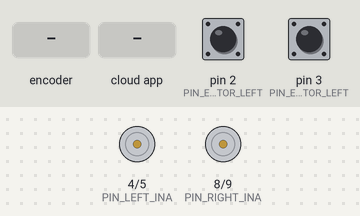
Bench run of a sketch on a simulated Arduino Uno, built with avr-gcc and run on an emulated ATmega328P. On the bench: motor-driver pin pairs drawn as motors (green arrow = first pin HIGH = forward, orange = second pin HIGH = backward, longer = more drive, scaled by the enable pin). The test bench sets the inputs (shaded band); at power-on: pin 2 (PIN_ENCODE_A_MOTOR_LEFT) HIGH, pin 3 (PIN_ENCODE_B_MOTOR_LEFT) HIGH. The ROS host is connected and sends only what is stated.

Above: at 1.2 s.
1.3 s: rotary encoder on pin 2 (PIN_ENCODE_A_MOTOR_LEFT) / pin 3 (PIN_ENCODE_B_MOTOR_LEFT) turned 3 steps (first pin leading)
At 1.52 s:
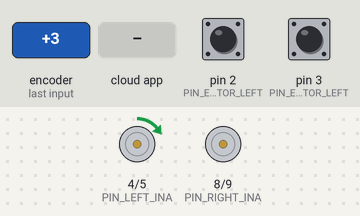
4.3 s: the phone or cloud app sets angular.z to -100
At 5.5 s:
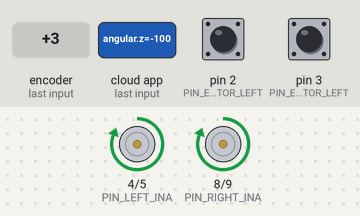
7.3 s: the phone or cloud app sets linear.x to -100
At 8.0 s:
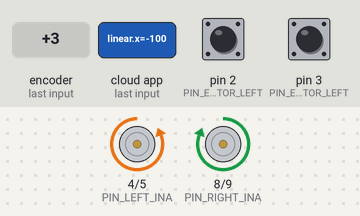
8.8 s: the phone or cloud app sets linear.x to 0
11.8 s: the phone or cloud app sets angular.z to 100
At 14.5 s:
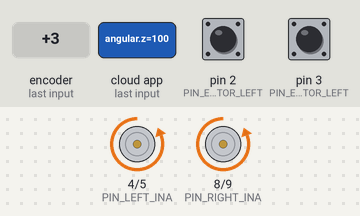
14.8 s: the phone or cloud app sets linear.x to 100
At 15.7 s:
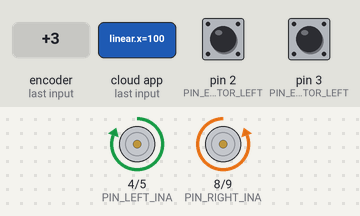
Timing chart, 0 to 17.3 s (numbered marks = the images above; inputs shaded):
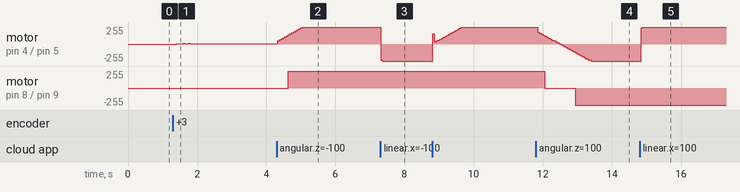

The sketch:

3_ros_pid_geometry_msgs_Twist.ino
```cpp
#include <Arduino.h>
#include "PID.h"
#include <ros.h>
#include <ros/time.h>
#include <geometry_msgs/Twist.h>

const int PIN_LEFT_INA = 4;
const int PIN_LEFT_INB = 5;
const int PIN_LEFT_PWM = 6;

const int PIN_RIGHT_INA = 8;
const int PIN_RIGHT_INB = 9;
const int PIN_RIGHT_PWM = 7;

//You Can Buy with : https://www.amazon.com/MITUHAKI-Motor-Gear-Encoder-Mounting/dp/B07XC63724
//DC 6 V 210 RPM Encoder MOTOR LEFT
// Black =>  Ground
// Red => Power
// Yellow => PIN 2
// Green => PIN 3
// Blue => 3.3v
const int PIN_ENCODE_A_MOTOR_LEFT = 2; // Yellow
const int PIN_ENCODE_B_MOTOR_LEFT = 3; // Green

//DC 6 V 210 RPM Encoder MOTOR LEFT
// Black =>  Ground
// Red => Power
// Yellow => PIN 19
// Green => PIN 18
// Blue => 3.3v
const int PIN_ENCODE_A_MOTOR_RIGHT = 18; // Green
const int PIN_ENCODE_B_MOTOR_RIGHT = 19; // Yellow

long pos_left = 0, pos_right = 0;
long last_pos_left = 0, last_pos_right = 0;

// left_controller(KP = , KI = , KD =  , Loop time = )
PID left_controller(1.0, 0.1, 0.0, 0.05);

PID right_controller(1.0, 0.1, 0.0, 0.05);

ros::NodeHandle nh;
float speed_req;
float angular_speed_req;

void driveLeft(float vel) //-1.0 - 1.0
{
    if (vel > 0)
    {
        digitalWrite(PIN_LEFT_INA, HIGH);
        digitalWrite(PIN_LEFT_INB, LOW);
        analogWrite(PIN_LEFT_PWM, (int)(255.0 * vel));
    }
    else
    {
        digitalWrite(PIN_LEFT_INA, LOW);
        digitalWrite(PIN_LEFT_INB, HIGH);
        analogWrite(PIN_LEFT_PWM, (int)(255.0 * -vel));
    }
}

void driveRight(float vel) //-1.0 - 1.0
{
    if (vel > 0)
    {
        digitalWrite(PIN_RIGHT_INA, HIGH);
        digitalWrite(PIN_RIGHT_INB, LOW);
        analogWrite(PIN_RIGHT_PWM, (int)(255.0 * vel));
    }
    else
    {
        digitalWrite(PIN_RIGHT_INA, LOW);
        digitalWrite(PIN_RIGHT_INB, HIGH);
        analogWrite(PIN_RIGHT_PWM, (int)(255.0 * -vel));
    }
}

void encoderLeftMotor()
{
    if (digitalRead(PIN_ENCODE_A_MOTOR_LEFT) == digitalRead(PIN_ENCODE_B_MOTOR_LEFT))
    {
        pos_left++;
    }
    else
    {
        pos_left--;
    }
}

void encoderRightMotor()
{
    if (digitalRead(PIN_ENCODE_A_MOTOR_RIGHT) == digitalRead(PIN_ENCODE_B_MOTOR_RIGHT))
    {
        pos_right++;
    }
    else
    {
        pos_right--;
    }
}

void drive(float V, float W)
{
    float wheel_base = 0.15;
    float wheel_radius = 0.0325;
    float v_left = V - W * (wheel_base / 2);
    float v_right = V + W * (wheel_base / 2);
    float w_left = v_left / wheel_radius;
    float w_right = v_right / wheel_radius;

    left_controller.setSetPoint(w_left);
    right_controller.setSetPoint(-w_right);
}

char data[100];

void handle_cmd(const geometry_msgs::Twist &cmd_vel)
{
    speed_req = cmd_vel.linear.x;          //Extract the commanded linear speed from the message
    angular_speed_req = cmd_vel.angular.z; //Extract the commanded angular speed from the message
    drive(speed_req, angular_speed_req);
    sprintf(data, "Speed: %f, %f\n", speed_req, angular_speed_req);
    nh.loginfo(data);
}

ros::Subscriber<geometry_msgs::Twist> cmd_vel("cmd_vel", handle_cmd);

void setup()
{
    nh.initNode();

    // put your setup code here, to run once:
    pinMode(PIN_LEFT_INA, OUTPUT);
    pinMode(PIN_LEFT_INB, OUTPUT);
    pinMode(PIN_LEFT_PWM, OUTPUT);

    pinMode(PIN_RIGHT_INA, OUTPUT);
    pinMode(PIN_RIGHT_INB, OUTPUT);
    pinMode(PIN_RIGHT_PWM, OUTPUT);

    pinMode(PIN_ENCODE_A_MOTOR_LEFT, INPUT_PULLUP);
    pinMode(PIN_ENCODE_B_MOTOR_LEFT, INPUT_PULLUP);
    attachInterrupt(digitalPinToInterrupt(PIN_ENCODE_A_MOTOR_LEFT), encoderLeftMotor, RISING);

    pinMode(PIN_ENCODE_A_MOTOR_RIGHT, INPUT_PULLUP);
    pinMode(PIN_ENCODE_B_MOTOR_RIGHT, INPUT_PULLUP);
    attachInterrupt(digitalPinToInterrupt(PIN_ENCODE_A_MOTOR_RIGHT), encoderRightMotor, RISING);

    pos_left = 0;
    pos_right = 0;
    // Serial.begin(9600);
    // Serial.println("Hello World");

    //driveLeft(0.4);
    //driveRight(0.4);

    //left_controller
    left_controller.setInputLimits(-20.0, 20.0);
    left_controller.setOutputLimits(-1.0, 1.0);
    left_controller.setBias(0);
    left_controller.setMode(AUTO_MODE);
    //Motor speed 1 loop with 1 Sec =  2pi with sec = 6.28
    //left_controller.setSetPoint(-6.28); //Set Point Speed Wheel with R

    //right_controller
    right_controller.setInputLimits(-20.0, 20.0);
    right_controller.setOutputLimits(-1.0, 1.0);
    right_controller.setBias(0);
    right_controller.setMode(AUTO_MODE);
    //right_controller.setSetPoint(6.28);
    drive(0.0, 0.0);
    nh.subscribe(cmd_vel);
}

void loop()
{

    //  Serial.print(pos_left);
    //  Serial.print("\t");
    //  Serial.println(pos_right);

    // find angular velocity of left motor [rad/s]
    float temp = (pos_left - last_pos_left) / 0.05; // [pulse/sec]
    float w_left = temp * 2.0 * 3.14159 / 341.0;    // [rad/s]
    left_controller.setProcessValue(w_left);
    float output_left = left_controller.compute();
    driveLeft(output_left);
    // Serial.print(w_left);
    last_pos_left = pos_left;

    // find angular velocity of left motor [rad/s]
    float temp_right = (pos_right - last_pos_right) / 0.05; // [pulse/sec]
    float w_right = temp_right * 2.0 * 3.14159 / 341.0;     // [rad/s]
    right_controller.setProcessValue(w_right);
    float output_right = right_controller.compute();
    driveRight(output_right);
    // Serial.print("\t");
    // Serial.println(w_right);
    last_pos_right = pos_right;

    //  rad_sec = w * 2 * 3.14159 / 341
    //  Serial.print("\t");
    //  Serial.println(rad_sec);

    delay(50);
    nh.spinOnce();
}
```

4_ros_transform_broadcaster.cpp
```cpp
#include <Arduino.h>
#include "PID.h"
#include <ros.h>
#include <ros/time.h>
#include <geometry_msgs/Twist.h>
#include <nav_msgs/Odometry.h>
#include <tf/transform_broadcaster.h>
#include <tf/tf.h>

const int PIN_LEFT_INA = 5;
const int PIN_LEFT_INB = 4;
const int PIN_LEFT_PWM = 6;

const int PIN_RIGHT_INA = 9;
const int PIN_RIGHT_INB = 8;
const int PIN_RIGHT_PWM = 7;

//You Can Buy with : https://www.amazon.com/MITUHAKI-Motor-Gear-Encoder-Mounting/dp/B07XC63724
//DC 6 V 210 RPM Encoder MOTOR LEFT
// Black =>  Ground
// Red => Power
// Yellow => PIN 2
// Green => PIN 3
// Blue => 3.3v
const int PIN_ENCODE_A_MOTOR_LEFT = 2; // Yellow
const int PIN_ENCODE_B_MOTOR_LEFT = 3; // Green

//DC 6 V 210 RPM Encoder MOTOR LEFT
// Black =>  Ground
// Red => Power
// Yellow => PIN 19
// Green => PIN 18
// Blue => 3.3v
const int PIN_ENCODE_A_MOTOR_RIGHT = 18; // Green
const int PIN_ENCODE_B_MOTOR_RIGHT = 19; // Yellow

long pos_left = 0, pos_right = 0;
long last_pos_left = 0, last_pos_right = 0;

// left_controller(KP = , KI = , KD =  , Loop time = )
PID left_controller(1.2, 0.2, 0.0, 0.05);

PID right_controller(1.2, 0.2, 0.0, 0.05);

nav_msgs::Odometry odom_msg;
ros::NodeHandle nh;
geometry_msgs::TransformStamped t;
tf::TransformBroadcaster broadcaster;
float speed_req;
float angular_speed_req;

void driveLeft(float vel) //-1.0 - 1.0
{
    if (vel > 0)
    {
        digitalWrite(PIN_LEFT_INA, HIGH);
        digitalWrite(PIN_LEFT_INB, LOW);
        analogWrite(PIN_LEFT_PWM, (int)(255.0 * vel));
    }
    else
    {
        digitalWrite(PIN_LEFT_INA, LOW);
        digitalWrite(PIN_LEFT_INB, HIGH);
        analogWrite(PIN_LEFT_PWM, (int)(255.0 * -vel));
    }
}

void driveRight(float vel) //-1.0 - 1.0
{
    if (vel > 0)
    {
        digitalWrite(PIN_RIGHT_INA, HIGH);
        digitalWrite(PIN_RIGHT_INB, LOW);
        analogWrite(PIN_RIGHT_PWM, (int)(255.0 * vel));
    }
    else
    {
        digitalWrite(PIN_RIGHT_INA, LOW);
        digitalWrite(PIN_RIGHT_INB, HIGH);
        analogWrite(PIN_RIGHT_PWM, (int)(255.0 * -vel));
    }
}

void encoderLeftMotor()
{
    if (digitalRead(PIN_ENCODE_A_MOTOR_LEFT) == digitalRead(PIN_ENCODE_B_MOTOR_LEFT))
    {
        pos_left++;
    }
    else
    {
        pos_left--;
    }
}

void encoderRightMotor()
{
    if (digitalRead(PIN_ENCODE_A_MOTOR_RIGHT) == digitalRead(PIN_ENCODE_B_MOTOR_RIGHT))
    {
        pos_right++;
    }
    else
    {
        pos_right--;
    }
}

void drive(float V, float W)
{
    float wheel_base = 0.2;
    float wheel_radius = 0.0325;
    float v_left = V - W * (wheel_base / 2);
    float v_right = V + W * (wheel_base / 2);
    float w_left = v_left / wheel_radius;
    float w_right = v_right / wheel_radius;

    left_controller.setSetPoint(w_left);
    right_controller.setSetPoint(-w_right);
}

char data[100];

void handle_cmd(const geometry_msgs::Twist &cmd_vel)
{
    speed_req = cmd_vel.linear.x;          //Extract the commanded linear speed from the message
    angular_speed_req = cmd_vel.angular.z; //Extract the commanded angular speed from the message
    drive(speed_req, angular_speed_req);
    // sprintf(data, "Speed: %f, %f\n", speed_req, angular_speed_req);
    // nh.loginfo(data);
}

ros::Subscriber<geometry_msgs::Twist> cmd_vel("cmd_vel", &handle_cmd);
ros::Publisher odom_pub("odom", &odom_msg);

float x = 0;
float y = 0;
float theta = 0;

unsigned long prev_time = millis();
unsigned long debug_time = millis();
void setup()
{
    nh.getHardware()->setBaud(115200);
    nh.initNode();
    broadcaster.init(nh);
    nh.subscribe(cmd_vel);
    nh.advertise(odom_pub);

    pinMode(PIN_LEFT_INA, OUTPUT);
    pinMode(PIN_LEFT_INB, OUTPUT);
    pinMode(PIN_LEFT_PWM, OUTPUT);

    pinMode(PIN_RIGHT_INA, OUTPUT);
    pinMode(PIN_RIGHT_INB, OUTPUT);
    pinMode(PIN_RIGHT_PWM, OUTPUT);

    pinMode(PIN_ENCODE_A_MOTOR_LEFT, INPUT_PULLUP);
    pinMode(PIN_ENCODE_B_MOTOR_LEFT, INPUT_PULLUP);
    attachInterrupt(digitalPinToInterrupt(PIN_ENCODE_A_MOTOR_LEFT), encoderLeftMotor, RISING);

    pinMode(PIN_ENCODE_A_MOTOR_RIGHT, INPUT_PULLUP);
    pinMode(PIN_ENCODE_B_MOTOR_RIGHT, INPUT_PULLUP);
    attachInterrupt(digitalPinToInterrupt(PIN_ENCODE_A_MOTOR_RIGHT), encoderRightMotor, RISING);

    pos_left = 0;
    pos_right = 0;

    // Serial.begin(9600);
    // Serial.println("Hello World");

    //driveLeft(0.4);
    //driveRight(0.4);

    //left_controller
    left_controller.setInputLimits(-20.0, 20.0);
    left_controller.setOutputLimits(-1.0, 1.0);
    left_controller.setBias(0);
    left_controller.setMode(AUTO_MODE);
    //Motor speed 1 loop with 1 Sec =  2pi with sec = 6.28
    //left_controller.setSetPoint(-6.28); //Set Point Speed Wheel with R
    // left_controller.setSetPoint(-2.0);
    //right_controller
    right_controller.setInputLimits(-20.0, 20.0);
    right_controller.setOutputLimits(-1.0, 1.0);
    right_controller.setBias(0);
    right_controller.setMode(AUTO_MODE);
    // right_controller.setSetPoint(-2.0);
    drive(0.0, 0.0);
}

float v_robot = 0, w_robot = 0;
void loop()
{
    unsigned long current_time = millis();
    if (current_time - prev_time > 50)
    {
        float dt = (current_time - prev_time) / 1000.0;
        // Serial.print(pos_left);
        // Serial.print("\t");
        // Serial.println(pos_right);

        // find angular velocity of left motor [rad/s]
        float temp = (pos_left - last_pos_left) / dt; // [pulse/sec]
        float w_left = temp * 2.0 * 3.14159 / 341.0;  // [rad/s]
        left_controller.setProcessValue(w_left);
        float output_left = left_controller.compute();
        driveLeft(output_left);
        // Serial.print(w_left);
        last_pos_left = pos_left;

        // find angular velocity of left motor [rad/s]
        float temp_right = (pos_right - last_pos_right) / dt; // [pulse/sec]
        float w_right = temp_right * 2.0 * 3.14159 / 341.0;   // [rad/s]
        right_controller.setProcessValue(w_right);
        float output_right = right_controller.compute();
        driveRight(output_right);
        // Serial.print("\t");
        // Serial.println(w_right);
        last_pos_right = pos_right;

        // Calculate Odometry
        float vl = w_left * 0.0325;
        float vr = -w_right * 0.0325;
        v_robot = (vr + vl) / 2;
        w_robot = (vr - vl) / 0.20;

        x += v_robot * cos(theta) * dt;
        y += v_robot * sin(theta) * dt;
        theta += w_robot * dt;

        // Serial.print(v_robot);
        // Serial.print("\t");
        // Serial.println(w_robot);

        prev_time = current_time;
    }
    if (current_time - debug_time > 60)
    {
        odom_msg.header.stamp = nh.now();
        odom_msg.header.frame_id = "odom";
        odom_msg.child_frame_id = "base_link";
        odom_msg.pose.pose.position.x = x;
        odom_msg.pose.pose.position.y = y;
        odom_msg.pose.pose.orientation = tf::createQuaternionFromYaw(theta);
        odom_msg.twist.twist.linear.x = v_robot;
        odom_msg.twist.twist.angular.z = w_robot;
        odom_pub.publish(&odom_msg);

        t.header.stamp = nh.now();
        t.header.frame_id = "odom";
        t.child_frame_id = "base_link";
        t.transform.translation.x = x;
        t.transform.translation.y = y;
        t.transform.rotation = odom_msg.pose.pose.orientation;
        broadcaster.sendTransform(t);
        // Serial.print(x);
        // Serial.print("\t");
        // Serial.print(y);
        // Serial.print("\t");
        // Serial.println(theta * 180.0 / 3.14159);
        debug_time = current_time;
    }

    // delay(50);
    nh.spinOnce();
    delay(1);
}
```

PID.h
```cpp
#ifndef _PID_H_
#define _PID_H_
#include <Arduino.h>
#define MANUAL_MODE 0
#define AUTO_MODE 1

class PID
{
public:
    PID(float Kc, float tauI, float tauD, float interval);
    void setInputLimits(float inMin, float inMax);
    void setOutputLimits(float outMin, float outMax);
    void setTunings(float Kc, float tauI, float tauD);
    void reset(void);
    void setMode(int mode);
    void setInterval(float interval);
    void setSetPoint(float sp);
    void setProcessValue(float pv);
    void setBias(float bias);
    float compute();

    //  private:
    bool usingFeedForward;
    bool inAuto;

    //Actual tuning parameters used in PID calculation.
    float Kc_;
    float tauR_;
    float tauD_;

    //Raw tuning parameters.
    float pParam_;
    float iParam_;
    float dParam_;

    //The point we want to reach.
    float setPoint_;

    //The thing we measure.
    float processVariable_;
    float prevProcessVariable_;

    //The output that affects the process variable.
    float controllerOutput_;
    float prevControllerOutput_;

    //We work in % for calculations so these will scale from
    //real world values to 0-100% and back again.
    float inMin_;
    float inMax_;
    float inSpan_;
    float outMin_;
    float outMax_;
    float outSpan_;

    //The accumulated error, i.e. integral.
    float accError_;
    //The controller output bias.
    float bias_;

    //The interval between samples.
    float tSample_;

    //Controller output as a real world value.
    volatile float realOutput_;
};

PID::PID(float Kc, float tauI, float tauD, float interval)
{
    usingFeedForward = false;
    inAuto = false;
    setInputLimits(0, 3.3);
    setOutputLimits(0, 100.0);

    tSample_ = interval;
    setTunings(Kc, tauI, tauD);

    setPoint_ = 0.0;
    processVariable_ = 0.0;
    prevProcessVariable_ = 0.0;
    controllerOutput_ = 0.0;
    prevControllerOutput_ = 0.0;

    accError_ = 0.0;
    bias_ = 0.0;
    realOutput_ = 0.0;
}

void PID::setInputLimits(float inMin, float inMax)
{
    prevProcessVariable_ *= (inMax - inMin) / inSpan_;
    accError_ *= (inMax - inMin) / inSpan_;
    prevProcessVariable_ = constrain(prevProcessVariable_, 0, 1);

    inMin_ = inMin;
    inMax_ = inMax;
    inSpan_ = inMax - inMin;
}

void PID::setOutputLimits(float outMin, float outMax)
{
    prevControllerOutput_ *= (outMax - outMin) / outSpan_;
    prevControllerOutput_ = constrain(prevControllerOutput_, 0, 1);

    outMin_ = outMin;
    outMax_ = outMax;
    outSpan_ = outMax - outMin;
}

void PID::setTunings(float Kc, float tauI, float tauD)
{

    if (Kc == 0.0 || tauI < 0.0 || tauD < 0.0)
    {
        return;
    }

    pParam_ = Kc;
    iParam_ = tauI;
    dParam_ = tauD;

    float tempTauR;

    if (tauI == 0.0)
    {
        tempTauR = 0.0;
    }
    else
    {
        tempTauR = (1.0 / tauI) * tSample_;
    }

    if (inAuto)
    {
        if (tempTauR == 0.0)
        {
            accError_ = 0.0;
        }
        else
        {
            accError_ *= (Kc_ * tauR_) / (Kc * tempTauR);
        }
    }

    Kc_ = Kc;
    tauR_ = tempTauR;
    tauD_ = tauD / tSample_;
}

void PID::reset(void)
{
    float scaledBias = 0.0;

    if (usingFeedForward)
    {
        scaledBias = (bias_ - outMin_) / outSpan_;
    }
    else
    {
        scaledBias = (realOutput_ - outMin_) / outSpan_;
    }

    prevControllerOutput_ = scaledBias;
    prevProcessVariable_ = (processVariable_ - inMin_) / inSpan_;

    accError_ = 0;
}

void PID::setMode(int mode)
{
    if (mode != 0 && !inAuto)
    {
        reset();
    }

    inAuto = (mode != 0);
}
void PID::setInterval(float interval)
{
    if (interval > 0)
    {
        tauR_ *= (interval / tSample_);
        accError_ *= (tSample_ / interval);
        tauD_ *= (interval / tSample_);
        tSample_ = interval;
    }
}

void PID::setSetPoint(float sp)
{
    setPoint_ = sp;
}

void PID::setProcessValue(float pv)
{
    processVariable_ = pv;
}

void PID::setBias(float bias)
{
    bias_ = bias;
    usingFeedForward = 1;
}

float PID::compute()
{

    float scaledPV = constrain((processVariable_ - inMin_) / inSpan_, 0.0, 1.0);
    float scaledSP = constrain((setPoint_ - inMin_) / inSpan_, 0.0, 1.0);

    float error = scaledSP - scaledPV;

    //Check and see if the output is pegged at a limit and only
    //integrate if it is not. This is to prevent reset-windup.
    if (!(prevControllerOutput_ >= 1 && error > 0) && !(prevControllerOutput_ <= 0 && error < 0))
    {
        accError_ += error;
    }

    //Compute the current slope of the input signal.
    float dMeas = (scaledPV - prevProcessVariable_) / tSample_;

    float scaledBias = 0.0;

    if (usingFeedForward)
    {
        scaledBias = (bias_ - outMin_) / outSpan_;
    }

    controllerOutput_ = scaledBias + Kc_ * (error + (tauR_ * accError_) - (tauD_ * dMeas));
    controllerOutput_ = constrain(controllerOutput_, 0.0, 1.0);

    prevControllerOutput_ = controllerOutput_;
    prevProcessVariable_ = scaledPV;

    return ((controllerOutput_ * outSpan_) + outMin_);
}

#endif
```

Measured:
- after the input at 1.3 s, motor on pin 4 (PIN_LEFT_INA) / pin 5 (PIN_LEFT_INB): stopped → forward 2/255 after 0.09 s, → forward 4/255 0.21 s later, → forward 7/255 0.15 s later
- after the input at 4.3 s, motor on pin 4 (PIN_LEFT_INA) / pin 5 (PIN_LEFT_INB): moves from forward 7/255 to forward 255/255 over 0.72 s, starting at once; motor on pin 8 (PIN_RIGHT_INA) / pin 9 (PIN_RIGHT_INB): stopped → forward 255/255 after 0.34 s
- after the input at 7.3 s, motor on pin 4 (PIN_LEFT_INA) / pin 5 (PIN_LEFT_INB): forward 255/255 → backward 255/255 at once
- after the input at 11.8 s, motor on pin 4 (PIN_LEFT_INA) / pin 5 (PIN_LEFT_INB): moves from forward 255/255 to backward 255/255 over 1.6 s, starting at once; motor on pin 8 (PIN_RIGHT_INA) / pin 9 (PIN_RIGHT_INB): forward 255/255 → stopped after 0.26 s, → backward 255/255 0.88 s later
- after the input at 14.8 s, motor on pin 4 (PIN_LEFT_INA) / pin 5 (PIN_LEFT_INB): backward 255/255 → forward 255/255 at once
